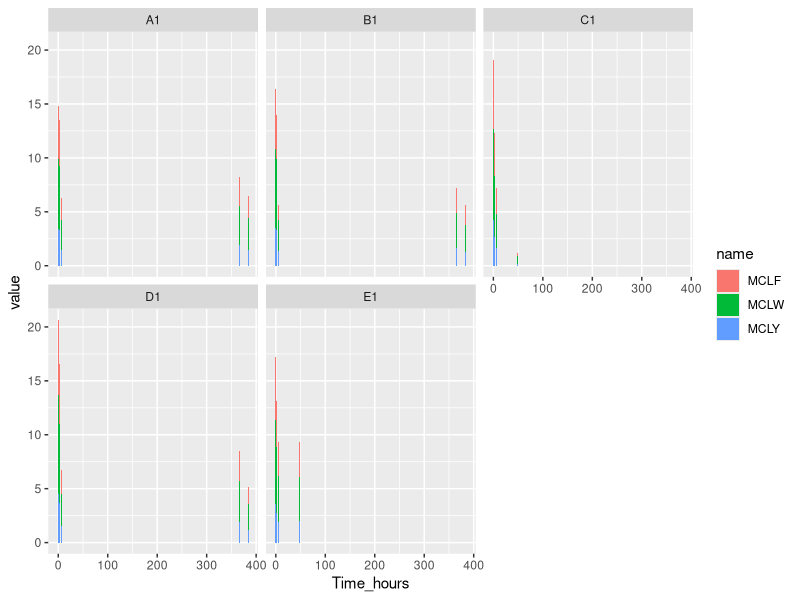
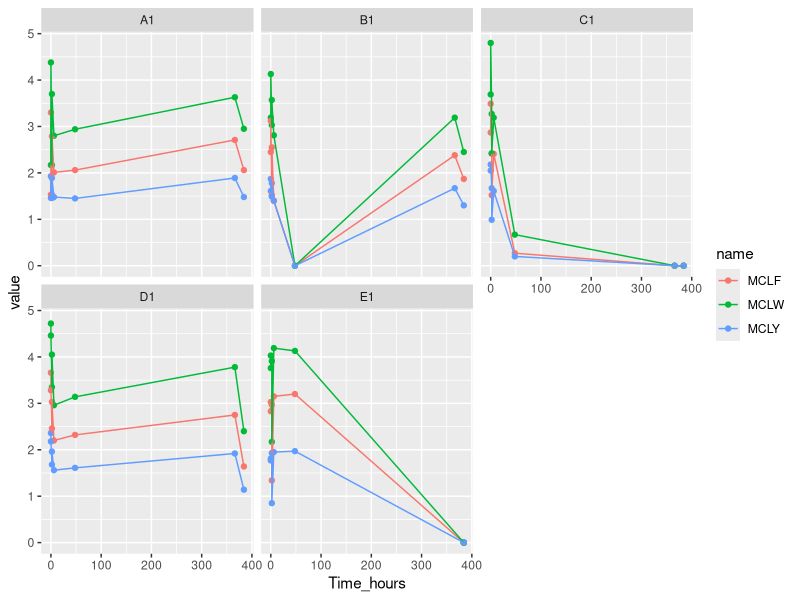

These charts were generated, in order, by the following R code:
## ---- chunk 1

library(tidyverse)
library(dplyr)
toxinas <- read_delim(file = "datostoxinas.csv", delim = ";")

toxinas <- read_delim(
  file = "datostoxinas.csv",
  delim = ";",
  col_type = list(Nombre = "f"),
)

toxinas

str(toxinas)

summary(toxinas)

toxinas2 <- toxinas |>
  mutate(across(-Nombre, ~ ifelse(.x == "N.D.", 0, .x))) #todos los N.D, son 0

#Entonces [^0-9.]+ significa:

#“uno o más caracteres que no sean dígitos (0–9) ni punto (.)”

#Reemplazo: "" (cadena vacía) → lo borra.
#gsub() = “global substitute” → busca un patrón y lo reemplaza en todas las filas.

toxinas3 <- toxinas2 %>%
  mutate(MCLR = as.numeric(gsub("[^0-9.]+", "", MCLR))) 

#convertir los datos <al LOQ a 0

#grepl("^<", columna);grepl() revisa cada valor de la columna y devuelve TRUE/FALSE.

#El patrón ^< significa:  ^ = “al inicio del texto”, < = el símbolo “menor que”

#Entonces detecta valores que empiezan con <, como "<0.040".


toxinas3 <- toxinas3 |>
  mutate(`D-MCRR + DE-MCRR ` = ifelse(grepl("^<", `D-MCRR + DE-MCRR `),
                                      "0",
                                      `D-MCRR + DE-MCRR `)) |>
  mutate(`D-MCRR + DE-MCRR ` = as.numeric(`D-MCRR + DE-MCRR `))
names(toxinas3)

#same but applied for all col
library(dplyr)
# cortar la tabla 

toxinas3 <- toxinas3 |>
  mutate(across(where(is.character),
                ~ as.numeric(ifelse(grepl("^<", .x), "0", .x))))
str(toxinas3)
toxinas4 <- toxinas3 |> 
  slice(1:40)
#separar e añadir columnas 
toxinas5 <- toxinas4 %>%
  
  rename(Name = Nombre) %>%
  
  group_by(Name) %>%
  
  mutate(
    
    dup_index = row_number()
    
  ) %>%
  
  ungroup() %>%
  
  mutate(
    
    # Corrección nominal SOLO para la segunda aparición
    
    Name = if_else(Name == "E1-14-6h" & dup_index == 2, "E1-15", Name),
    
    Group = str_extract(Name, "^[A-E]1"),
    
    Hours = case_when(
      
      Name == "E1-15"                ~ 0L,
      
      str_detect(Name, "-(\\d+)h")   ~ as.integer(str_extract(Name, "(?<=-)\\d+(?=h)")),
      
      str_detect(Name, "-0$|-1$|-15$") ~ 0L,
      
      TRUE                           ~ NA_integer_
      
    ),
    
    Days = case_when(
      
      Name == "E1-15"                ~ 15L,
      
      str_detect(Name, "-0$")        ~ 0L,
      
      str_detect(Name, "-14-")       ~ 14L,
      
      str_detect(Name, "-15$")       ~ 15L,
      
      str_detect(Name, "-1$")        ~ 1L,
      
      str_detect(Name, "-(\\d+)h")   ~ 1L,
      
      TRUE                           ~ NA_integer_
      
    )
    
  ) %>%
  
  select(Name, Group, Days, Hours, everything(), -dup_index)


library(tidyverse)
library(dplyr)
toxinas <- read_delim(file = "datostoxinas.csv", delim = ";")

toxinas <- read_delim(
  file = "datostoxinas.csv",
  delim = ";",
  col_type = list(Nombre = "f"),
)

toxinas

str(toxinas)

summary(toxinas)

toxinas2 <- toxinas |>
  mutate(across(-Nombre, ~ ifelse(.x == "N.D.", 0, .x))) #todos los N.D, son 0

#Entonces [^0-9.]+ significa:

#“uno o más caracteres que no sean dígitos (0–9) ni punto (.)”

#Reemplazo: "" (cadena vacía) → lo borra.
#gsub() = “global substitute” → busca un patrón y lo reemplaza en todas las filas.

toxinas3 <- toxinas2 %>%
  mutate(MCLR = as.numeric(gsub("[^0-9.]+", "", MCLR))) 

#convertir los datos <al LOQ a 0

#grepl("^<", columna);grepl() revisa cada valor de la columna y devuelve TRUE/FALSE.

#El patrón ^< significa:  ^ = “al inicio del texto”, < = el símbolo “menor que”

#Entonces detecta valores que empiezan con <, como "<0.040".


toxinas3 <- toxinas3 |>
  mutate(`D-MCRR + DE-MCRR ` = ifelse(grepl("^<", `D-MCRR + DE-MCRR `),
                                     "0",
                                     `D-MCRR + DE-MCRR `)) |>
  mutate(`D-MCRR + DE-MCRR ` = as.numeric(`D-MCRR + DE-MCRR `))
names(toxinas3)

#same but applied for all col
library(dplyr)
# cortar la tabla 

toxinas3 <- toxinas3 |>
  mutate(across(where(is.character),
                ~ as.numeric(ifelse(grepl("^<", .x), "0", .x))))
str(toxinas3)
toxinas4 <- toxinas3 |> 
  slice(1:40)
#separar e añadir columnas 
toxinas5 <- toxinas4 %>%
  
  rename(Name = Nombre) %>%          # Renombramos la columna
  # Corrección específica para la segunda aparición
  mutate(Name = if_else(Name == "E1-14-6h", "E1-15", Name)) %>%
  # Extraemos Group y creamos Day y Hour según reglas
  mutate(
    Group = str_extract(Name, "^[A-E]1"),
    
    # Horas
    Hours = case_when(
      str_detect(Name, "-0$")        ~ 0L,
      str_detect(Name, "-1$")        ~ 24L,
      str_detect(Name, "-15$")       ~ 24L,
      str_detect(Name, "-\\d+h$")    ~ as.integer(str_extract(Name, "(?<=-)\\d+(?=h)")),
      TRUE                            ~ NA_integer_
    ),
    
    # Días
    Days = case_when(
      str_detect(Name, "-0$")        ~ 0L,
      str_detect(Name, "-1$")        ~ 1L,
      str_detect(Name, "-15$")       ~ 15L,
      str_detect(Name, "-14-6h$")    ~ 15L,   # caso especial E1-15
      str_detect(Name, "-\\d+h$")    ~ 0L,    # horas 0-6 ahora son día 0
      TRUE                            ~ NA_integer_
    ),
    
    # Tiempo total en horas
    Time_hours = Days * 24 + Hours
  ) %>%
  # Reordenamos columnas para que los tratamientos estén al inicio
  select(Name, Group, Days, Hours, Time_hours, everything())

toxinas5 |>
  mutate(across(c(Days), as.numeric))

str(toxinas5)

toxinas_long <- toxinas5 |> select(c(Time_hours, Group,`MCLF `, MCLW, MCLY)) |>
  pivot_longer(cols = c(`MCLF `, MCLW, MCLY))

ggplot(data = toxinas_long) + 
  geom_col(aes(x = Time_hours, y =value, fill=name))+
  facet_wrap("Group")

ggplot(data = toxinas_long) + 
  geom_point(aes(x = Time_hours, y =value, color=name))+
  geom_line(aes(x = Time_hours, y =value, color=name))+
  facet_wrap("Group")

